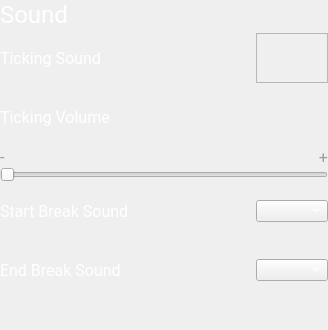
                        <widget class="QFrame" name="sound_content">
                         <property name="maximumSize">
                          <size>
                           <width>16777215</width>
                           <height>350</height>
                          </size>
                         </property>
                         <property name="styleSheet">
                          <string notr="true">color: white;</string>
                         </property>
                         <property name="frameShape">
                          <enum>QFrame::NoFrame</enum>
                         </property>
                         <property name="frameShadow">
                          <enum>QFrame::Raised</enum>
                         </property>
                         <layout class="QGridLayout" name="gridLayout_9">
                          <property name="leftMargin">
                           <number>0</number>
                          </property>
                          <property name="topMargin">
                           <number>0</number>
                          </property>
                          <property name="rightMargin">
                           <number>0</number>
                          </property>
                          <property name="bottomMargin">
                           <number>30</number>
                          </property>
                          <property name="horizontalSpacing">
                           <number>6</number>
                          </property>
                          <property name="verticalSpacing">
                           <number>0</number>
                          </property>
                          <item row="6" column="2">
                           <widget class="QComboBox" name="end_break_sound_comboBox"/>
                          </item>
                          <item row="6" column="0">
                           <widget class="QLabel" name="end_break_sound_label">
                            <property name="minimumSize">
                             <size>
                              <width>204</width>
                              <height>59</height>
                             </size>
                            </property>
                            <property name="font">
                             <font>
                              <family>Roboto</family>
                              <pointsize>12</pointsize>
                             </font>
                            </property>
                            <property name="styleSheet">
                             <string notr="true"/>
                            </property>
                            <property name="text">
                             <string>End Break Sound</string>
                            </property>
                           </widget>
                          </item>
                          <item row="1" column="2">
                           <widget class="QFrame" name="switch_placeholder">
                            <property name="maximumSize">
                             <size>
                              <width>16777215</width>
                              <height>50</height>
                             </size>
                            </property>
                            <property name="frameShape">
                             <enum>QFrame::StyledPanel</enum>
                            </property>
                            <property name="frameShadow">
                             <enum>QFrame::Raised</enum>
                            </property>
                           </widget>
                          </item>
                          <item row="3" column="0">
                           <widget class="QLabel" name="lower_volume_label">
                            <property name="maximumSize">
                             <size>
                              <width>50</width>
                              <height>20</height>
                             </size>
                            </property>
                            <property name="font">
                             <font>
                              <family>Roboto</family>
                              <pointsize>12</pointsize>
                             </font>
                            </property>
                            <property name="layoutDirection">
                             <enum>Qt::LeftToRight</enum>
                            </property>
                            <property name="styleSheet">
                             <string notr="true">#lower_volume_label {
color: #9e9e9e;
}</string>
                            </property>
                            <property name="text">
                             <string>-</string>
                            </property>
                            <property name="alignment">
                             <set>Qt::AlignLeading|Qt::AlignLeft|Qt::AlignVCenter</set>
                            </property>
                           </widget>
                          </item>
                          <item row="4" column="0" colspan="3">
                           <widget class="QSlider" name="ticking_volume_horizontalSlider">
                            <property name="font">
                             <font>
                              <pointsize>9</pointsize>
                             </font>
                            </property>
                            <property name="orientation">
                             <enum>Qt::Horizontal</enum>
                            </property>
                           </widget>
                          </item>
                          <item row="1" column="0">
                           <widget class="QLabel" name="ticking_sound_label">
                            <property name="minimumSize">
                             <size>
                              <width>204</width>
                              <height>59</height>
                             </size>
                            </property>
                            <property name="font">
                             <font>
                              <family>Roboto</family>
                              <pointsize>12</pointsize>
                             </font>
                            </property>
                            <property name="styleSheet">
                             <string notr="true"/>
                            </property>
                            <property name="text">
                             <string>Ticking Sound</string>
                            </property>
                           </widget>
                          </item>
                          <item row="2" column="0">
                           <widget class="QLabel" name="ticking_volume_label">
                            <property name="minimumSize">
                             <size>
                              <width>204</width>
                              <height>59</height>
                             </size>
                            </property>
                            <property name="maximumSize">
                             <size>
                              <width>204</width>
                              <height>59</height>
                             </size>
                            </property>
                            <property name="font">
                             <font>
                              <family>Roboto</family>
                              <pointsize>12</pointsize>
                             </font>
                            </property>
                            <property name="styleSheet">
                             <string notr="true"/>
                            </property>
                            <property name="text">
                             <string>Ticking Volume</string>
                            </property>
                           </widget>
                          </item>
                          <item row="5" column="0">
                           <widget class="QLabel" name="start_break_sound_label">
                            <property name="minimumSize">
                             <size>
                              <width>204</width>
                              <height>59</height>
                             </size>
                            </property>
                            <property name="font">
                             <font>
                              <family>Roboto</family>
                              <pointsize>12</pointsize>
                             </font>
                            </property>
                            <property name="styleSheet">
                             <string notr="true"/>
                            </property>
                            <property name="text">
                             <string>Start Break Sound</string>
                            </property>
                           </widget>
                          </item>
                          <item row="0" column="0">
                           <widget class="QLabel" name="settings_sound_label">
                            <property name="maximumSize">
                             <size>
                              <width>70</width>
                              <height>30</height>
                             </size>
                            </property>
                            <property name="font">
                             <font>
                              <family>Roboto</family>
                              <pointsize>18</pointsize>
                             </font>
                            </property>
                            <property name="styleSheet">
                             <string notr="true"/>
                            </property>
                            <property name="text">
                             <string>Sound</string>
                            </property>
                           </widget>
                          </item>
                          <item row="3" column="1">
                           <spacer name="horizontalSpacer_2">
                            <property name="orientation">
                             <enum>Qt::Horizontal</enum>
                            </property>
                            <property name="sizeHint" stdset="0">
                             <size>
                              <width>40</width>
                              <height>20</height>
                             </size>
                            </property>
                           </spacer>
                          </item>
                          <item row="3" column="2">
                           <widget class="QLabel" name="higher_volume_label">
                            <property name="maximumSize">
                             <size>
                              <width>100</width>
                              <height>20</height>
                             </size>
                            </property>
                            <property name="font">
                             <font>
                              <family>Roboto</family>
                              <pointsize>12</pointsize>
                             </font>
                            </property>
                            <property name="layoutDirection">
                             <enum>Qt::LeftToRight</enum>
                            </property>
                            <property name="styleSheet">
                             <string notr="true">#higher_volume_label {
color: #9e9e9e;
}</string>
                            </property>
                            <property name="text">
                             <string>+</string>
                            </property>
                            <property name="alignment">
                             <set>Qt::AlignRight|Qt::AlignTrailing|Qt::AlignVCenter</set>
                            </property>
                           </widget>
                          </item>
                          <item row="5" column="2">
                           <widget class="QComboBox" name="start_break_sound_comboBox"/>
                          </item>
                         </layout>
                        </widget>
